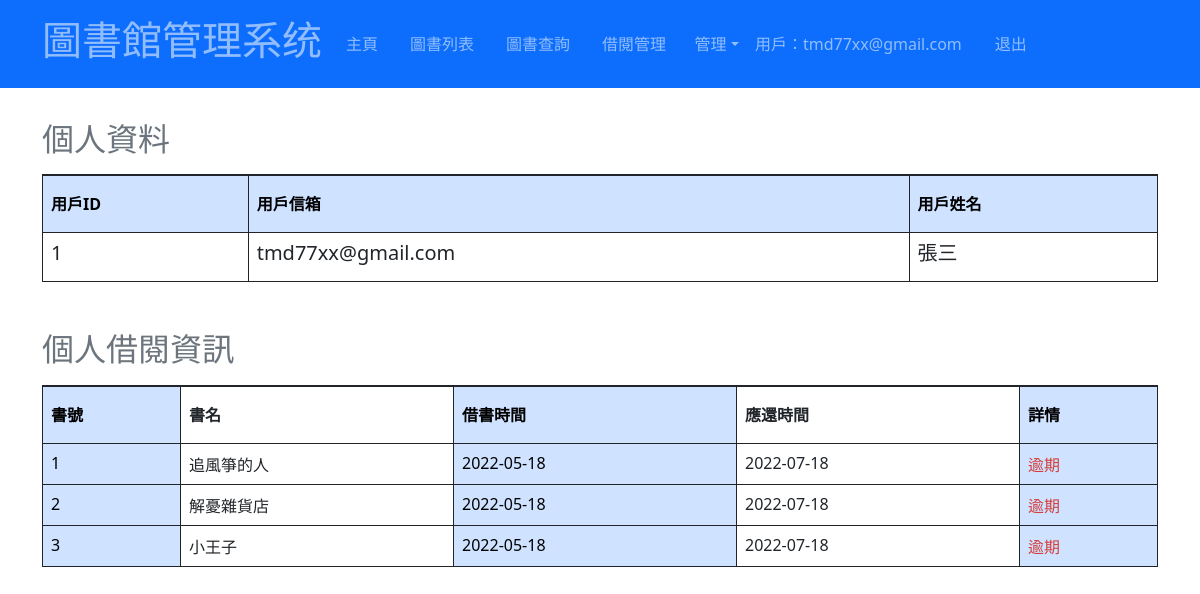
Screenshot of /admin.php (signed in) with the database file from the repository.
### tables this page shows
CREATE TABLE `user` (
  `id` int(11) NOT NULL,
  `mail` char(128) NOT NULL,
  `pwd` char(128) NOT NULL,
  `name` char(15) DEFAULT NULL
);

CREATE TABLE `borrow_list` (
  `book_id` int(11) NOT NULL,
  `user_id` int(11) NOT NULL,
  `borrow_date` date NOT NULL,
  `back_date` date NOT NULL
);

CREATE TABLE `book_info` (
  `id` int(11) NOT NULL,
  `name` char(30) NOT NULL,
  `author` char(30) NOT NULL,
  `press` char(20) NOT NULL,
  `press_time` date NOT NULL,
  `ISBN` char(13) NOT NULL,
  `AddDate` date NOT NULL
);

### admin.php (the view, shortened to what this page needs)
<?php
include_once('head.php');
include_once("conn_db.php");
?>
<html>
<head>
	<link href="https://cdn.jsdelivr.net/npm/bootstrap@5.1.3/dist/css/bootstrap.min.css" rel="stylesheet">
</head>
<body>
<div class="container" align= 'center'>
	<br>
	<table class='table caption-top table-bordered border-dark' >
    <caption><h2>個人資料</h2></caption>
	<tr class="table-bordered border-dark" style='line-height: 40px;'>
		<th  class='table-primary table-bordered border-dark' scope='col' >用戶ID</th>
		<th class='table-primary table-bordered border-dark' scope='col'> 用戶信箱</th>
		<th class='table-primary table-bordered border-dark' scope='col'> 用戶姓名 </th>
	</tr>
    <?php
        $user_mail = $_SESSION['user_mail'];
        $sql = "select * from user where mail ='$user_mail'";
        $result= $connect ->query($sql);
        foreach ($result as $row){
            echo "<td ><h5>{$row['id']}</h5></td>";
			echo "<td ><h5>{$row['mail']}</h5></td>";
			echo "<td ><h5>{$row['name']}</h5></td>";
        }
    ?>
    <?php
	if($user_mail != 'root')
	{
		$sql = "SELECT book_id,b.name,borrow_date,back_date
				FROM borrow_list a,book_info b,user c
				WHERE a.book_id = b.id AND a.user_id= c.id AND c.mail = '$user_mail'";
		$result= $connect->query($sql);
		echo "<table class='table caption-top table-bordered border-dark' align= 'center'>";
		echo "<br>";
		echo "<caption><h2>個人借閱資訊</h2></caption>";
		echo "<tr style='line-height: 40px;'>
		<th class='table-primary table-bordered border-dark' scope='col' >書號</th>
		<th class='table-bordered border-dark' scope='col'>書名</th>
		<th class='table-primary table-bordered border-dark' scope='col'>借書時間</th>
		<th class='table-bordered border-dark' scope='col'>應還時間</th>
		<th class='table-primary table-bordered border-dark' scope='col'>詳情</tr>
		</tr>";
		$time = time();
		$borrow_data = date("Y-m-d",$time);
		$a = strtotime($borrow_data);
		foreach ($result as $row){
			echo "<tr >";
			echo "<td class='table-primary table-bordered border-dark'>".$row['book_id']."</td>";
			echo "<td class='table-bordered border-dark'>".$row['name']."</td>";
			echo "<td class='table-primary table-bordered border-dark'>".$row['borrow_date']."</td>";
			echo "<td class='table-bordered border-dark'>".$row['back_date']."</td>";
			$b = strtotime($row['back_date']);
			if($a<=$b){
				echo "<td class='table-primary table-bordered border-dark'><span style='color: #5cb85c'>正常</span></td>";
			}else{
				echo "<td class='table-primary table-bordered border-dark'><a href='borrowmanager.php' style='color: #d43f3a;text-decoration: none;'>逾期</a></td>";
			}
			echo "</tr>";
		}
		echo "</table>";
	}
	else{
		echo "<tr>";
		echo "<td class='table-bordered border-dark'><h5>root</h5></td>";
		echo "<td class='table-bordered border-dark'><h5>m103040032@g-mail.nsysu.edu.tw</h5></td>";
		echo "<td class='table-bordered border-dark'><h5>管理員</h5></td>";
		echo "</tr>";
        }
    echo "</table>";
    ?>
</div>
</body>
</html>

### rows the page displays
user: id "1", mail "tmd77xx@gmail.com", name "張三"
borrow_list: book "1", book_info.name "追風箏的人", borrow_date "2022-05-18", back_date "2022-07-18", shows "逾期"
borrow_list: book "2", book_info.name "解憂雜貨店", borrow_date "2022-05-18", back_date "2022-07-18", shows "逾期"
borrow_list: book "3", book_info.name "小王子", borrow_date "2022-05-18", back_date "2022-07-18", shows "逾期"

### other values shown
$_SESSION['user_mail'] "tmd77xx@gmail.com"
